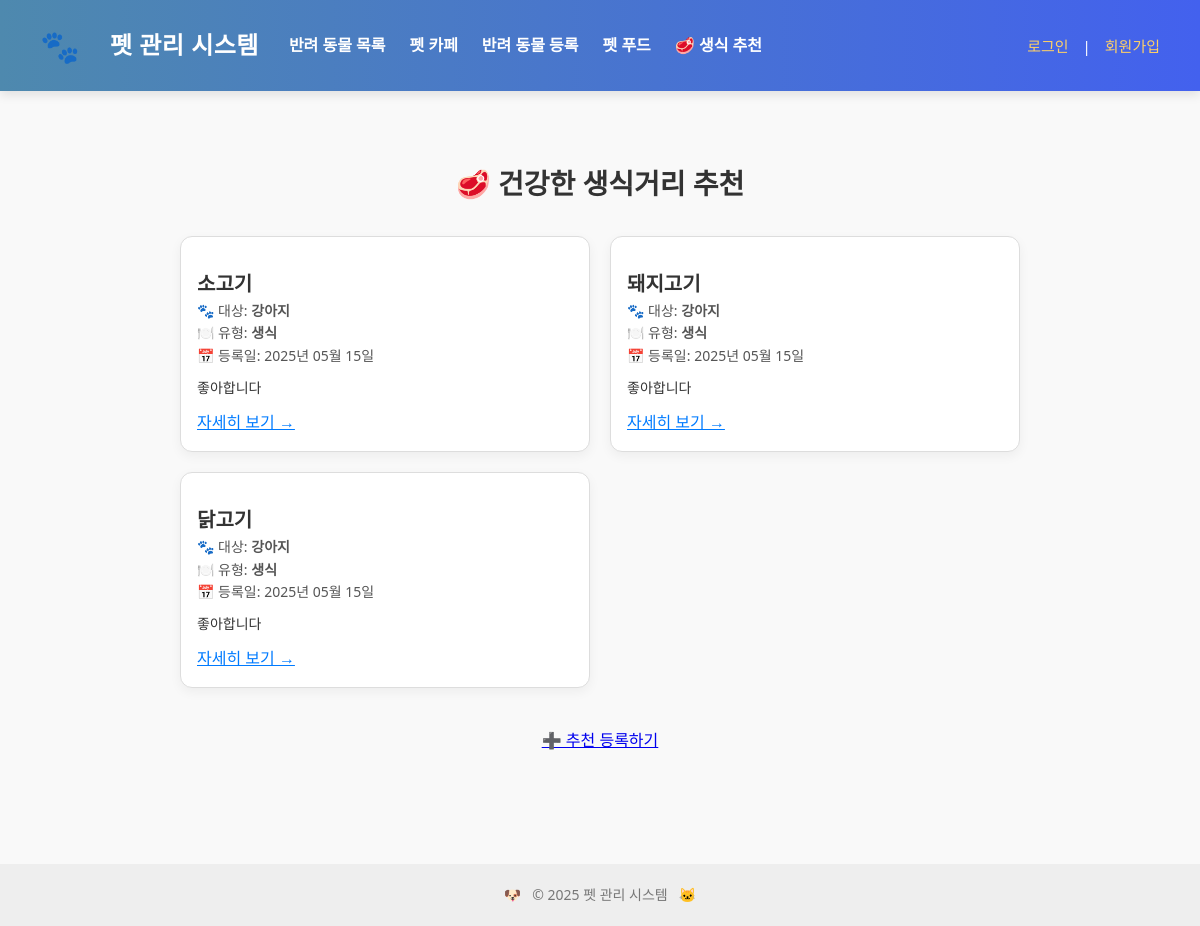
Screenshot of /recommendations/ with the database file from the repository.
### pet/models.py (models this page shows, shortened)
class PetFoodRecommendation(models.Model):
    FOOD_TYPE_CHOICES = [
        ('raw', '생식'),
        ('snack', '간식'),
        ('meal', '식사'),
    ]
    title = models.CharField("추천 제목", max_length=100)
    description = models.TextField("설명")
    food_type = models.CharField("음식 유형", max_length=20, choices=FOOD_TYPE_CHOICES, default='raw')
    suitable_for = models.CharField("적합한 동물", max_length=100, help_text="예: 강아지, 고양이 등")
    image = models.ImageField("이미지", upload_to='pet_food_recommendations/', blank=True)
    created_at = models.DateTimeField("추천일", auto_now_add=True)
    recommended_by = models.ForeignKey(User, on_delete=models.SET_NULL, null=True, blank=True, verbose_name="추천자")

### pet/views.py (the view)
# urls.py: path('recommendations/', views.recommendation_list, name='recommendation_list'),
def recommendation_list(request):
    items = PetFoodRecommendation.objects.order_by('-created_at')
    return render(request, 'pet/pet_fresh.html', {'items': items})

### pet/templates/pet/pet_fresh.html (shortened to what this page needs)
{% extends 'pet/pet_base.html' %}
{% block content %}
<div class="container" style="max-width: 900px; margin: 0 auto; padding: 30px;">
  <h2 style="font-size: 28px; font-weight: bold; text-align: center; margin-bottom: 30px;">🥩 건강한 생식거리 추천</h2>
  {% if items %}
    <div style="display: grid; grid-template-columns: repeat(auto-fit, minmax(280px, 1fr)); gap: 20px;">
      {% for item in items %}
        <div style="border: 1px solid #ddd; border-radius: 12px; padding: 16px; background: #fff; box-shadow: 0 4px 12px rgba(0,0,0,0.05);">
          <h3 style="margin-top: 15px; font-size: 20px;">{{ item.title }}</h3>
          <p style="font-size: 14px; color: #555;">
            🐾 대상: <strong>{{ item.suitable_for }}</strong><br>
            🍽️ 유형: <strong>{{ item.get_food_type_display }}</strong><br>
            📅 등록일: {{ item.created_at|date:"Y년 m월 d일" }}
          </p>
          <p style="font-size: 14px; margin-top: 10px;">{{ item.description|truncatechars:100 }}</p>
          <a href="{% url 'pet:recommendation_detail' item.pk %}" style="display: inline-block; margin-top: 10px; color: #007bff;">자세히 보기 →</a>
        </div>
      {% endfor %}
    </div>
  {% else %}
    <p style="text-align: center; font-size: 16px; margin-top: 50px;">아직 등록된 생식거리 추천이 없습니다.</p>
  {% endif %}
  <div style="text-align: center; margin-top: 40px;">
    <a href="{% url 'pet:recommendation_create' %}" class="btn btn-primary">➕ 추천 등록하기</a>
  </div>
</div>
{% endblock %}

### pet/templates/pet/pet_base.html (style rules this page uses)
* { box-sizing: border-box; margin: 0; padding: 0; }
body { font-family: 'Segoe UI', sans-serif; background-color: #f9f9f9; color: #333; line-height: 1.6; }

### rows the page displays
PetFoodRecommendation: title "소고기", suitable_for "강아지", food_type "생식", created_at "2025년 05월 15일", description "좋아합니다"
PetFoodRecommendation: title "돼지고기", suitable_for "강아지", food_type "생식", created_at "2025년 05월 15일", description "좋아합니다"
PetFoodRecommendation: title "닭고기", suitable_for "강아지", food_type "생식", created_at "2025년 05월 15일", description "좋아합니다"
